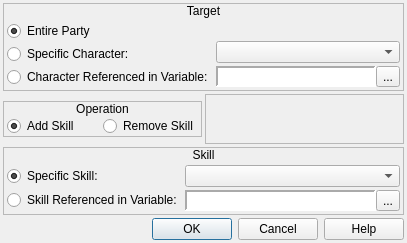
<?xml version="1.0" encoding="UTF-8"?>
<ui version="4.0">
 <class>ConfigureEvent_ChangeSkills</class>
 <widget class="QDialog" name="ConfigureEvent_ChangeSkills">
  <property name="geometry">
   <rect>
    <x>0</x>
    <y>0</y>
    <width>407</width>
    <height>243</height>
   </rect>
  </property>
  <property name="windowTitle">
   <string>Change Skills</string>
  </property>
  <property name="windowIcon">
   <iconset resource="gui_icons.qrc">
    <normaloff>:/icons/openrpgmaker.png</normaloff>:/icons/openrpgmaker.png</iconset>
  </property>
  <property name="styleSheet">
   <string notr="true">.QFrame
{
	border-width: 1px;
	border-style: solid;
	border-color: palette(window-text);
}

.QFrame&gt;QLabel
{
	border-width: 0px;
	background-color: palette(window-text);
	color: palette(window);
	font-weight: bold;
}

.QFrame&gt;QCheckBox
{
	background-color: palette(window-text);
	border-width: 0px;
	border-style: none;
	color: palette(window);
	spacing: 3px;
	font-weight: bold;
	padding: 0px 0px 0px 3px;
}

.QFrame&gt;QCheckBox::indicator
{
	min-width: 8px;
	max-width: 8px;
	min-height: 8px;
	max-height: 8px;
	width: 8px;
	height: 8px;
	border-width: 2px;
	border-radius: 0px;
	border-style: ridge;
	border-color: palette(mid);
}

.QFrame&gt;QCheckBox::indicator:unchecked
{
	background-color: palette(base);
}

.QFrame&gt;QCheckBox::indicator:checked
{
	background-color: palette(window-text);
}

.QFrame&gt;QCheckBox::indicator:hover
{
	border-color: palette(highlight);
}</string>
  </property>
  <layout class="QVBoxLayout" name="verticalLayout_7">
   <property name="spacing">
    <number>3</number>
   </property>
   <property name="margin">
    <number>3</number>
   </property>
   <item>
    <widget class="QFrame" name="frame">
     <property name="sizePolicy">
      <sizepolicy hsizetype="Preferred" vsizetype="Fixed">
       <horstretch>0</horstretch>
       <verstretch>0</verstretch>
      </sizepolicy>
     </property>
     <property name="frameShape">
      <enum>QFrame::StyledPanel</enum>
     </property>
     <property name="frameShadow">
      <enum>QFrame::Raised</enum>
     </property>
     <layout class="QVBoxLayout" name="verticalLayout">
      <property name="spacing">
       <number>0</number>
      </property>
      <property name="margin">
       <number>0</number>
      </property>
      <item>
       <widget class="QLabel" name="label">
        <property name="sizePolicy">
         <sizepolicy hsizetype="Preferred" vsizetype="Fixed">
          <horstretch>0</horstretch>
          <verstretch>0</verstretch>
         </sizepolicy>
        </property>
        <property name="text">
         <string>Target</string>
        </property>
        <property name="alignment">
         <set>Qt::AlignCenter</set>
        </property>
       </widget>
      </item>
      <item>
       <widget class="QWidget" name="widget" native="true">
        <layout class="QHBoxLayout" name="horizontalLayout">
         <property name="spacing">
          <number>3</number>
         </property>
         <property name="margin">
          <number>3</number>
         </property>
         <item>
          <widget class="QWidget" name="widget_11" native="true">
           <layout class="QVBoxLayout" name="verticalLayout_2">
            <property name="spacing">
             <number>3</number>
            </property>
            <property name="margin">
             <number>0</number>
            </property>
            <item>
             <widget class="QRadioButton" name="rbEntireParty">
              <property name="text">
               <string>Entire Party</string>
              </property>
              <property name="checked">
               <bool>true</bool>
              </property>
             </widget>
            </item>
            <item>
             <widget class="QRadioButton" name="rbSpecificCharacter">
              <property name="text">
               <string>Specific Character:</string>
              </property>
             </widget>
            </item>
            <item>
             <widget class="QRadioButton" name="rbReferencedCharacter">
              <property name="text">
               <string>Character Referenced in Variable:</string>
              </property>
             </widget>
            </item>
           </layout>
          </widget>
         </item>
         <item>
          <widget class="QWidget" name="widget_2" native="true">
           <layout class="QVBoxLayout" name="verticalLayout_3">
            <property name="spacing">
             <number>3</number>
            </property>
            <property name="margin">
             <number>0</number>
            </property>
            <item>
             <widget class="QWidget" name="widget_3" native="true"/>
            </item>
            <item>
             <widget class="QComboBox" name="cboxCharacters"/>
            </item>
            <item>
             <widget class="QWidget" name="wCharacterVariable" native="true">
              <layout class="QHBoxLayout" name="horizontalLayout_36">
               <property name="spacing">
                <number>0</number>
               </property>
               <property name="margin">
                <number>0</number>
               </property>
               <item>
                <widget class="QLabel" name="lblCharacterVariable">
                 <property name="sizePolicy">
                  <sizepolicy hsizetype="Preferred" vsizetype="Preferred">
                   <horstretch>0</horstretch>
                   <verstretch>0</verstretch>
                  </sizepolicy>
                 </property>
                 <property name="minimumSize">
                  <size>
                   <width>150</width>
                   <height>0</height>
                  </size>
                 </property>
                 <property name="font">
                  <font>
                   <family>Monospace</family>
                  </font>
                 </property>
                 <property name="styleSheet">
                  <string notr="true">background-color: palette(base);</string>
                 </property>
                 <property name="frameShape">
                  <enum>QFrame::Panel</enum>
                 </property>
                 <property name="frameShadow">
                  <enum>QFrame::Sunken</enum>
                 </property>
                 <property name="lineWidth">
                  <number>2</number>
                 </property>
                 <property name="text">
                  <string/>
                 </property>
                </widget>
               </item>
               <item>
                <widget class="QToolButton" name="bBrowseCharacterVariables">
                 <property name="text">
                  <string>...</string>
                 </property>
                 <property name="icon">
                  <iconset resource="gui_icons.qrc">
                   <normaloff>:/icons/fileopen.png</normaloff>:/icons/fileopen.png</iconset>
                 </property>
                </widget>
               </item>
              </layout>
             </widget>
            </item>
           </layout>
          </widget>
         </item>
        </layout>
       </widget>
      </item>
     </layout>
    </widget>
   </item>
   <item>
    <widget class="QWidget" name="widget_8" native="true">
     <layout class="QHBoxLayout" name="horizontalLayout_4">
      <property name="spacing">
       <number>3</number>
      </property>
      <property name="margin">
       <number>0</number>
      </property>
      <item>
       <widget class="QFrame" name="frame_3">
        <property name="sizePolicy">
         <sizepolicy hsizetype="Preferred" vsizetype="Fixed">
          <horstretch>0</horstretch>
          <verstretch>0</verstretch>
         </sizepolicy>
        </property>
        <property name="frameShape">
         <enum>QFrame::StyledPanel</enum>
        </property>
        <property name="frameShadow">
         <enum>QFrame::Raised</enum>
        </property>
        <layout class="QVBoxLayout" name="verticalLayout_8">
         <property name="spacing">
          <number>0</number>
         </property>
         <property name="margin">
          <number>0</number>
         </property>
         <item>
          <widget class="QLabel" name="label_3">
           <property name="sizePolicy">
            <sizepolicy hsizetype="Preferred" vsizetype="Fixed">
             <horstretch>0</horstretch>
             <verstretch>0</verstretch>
            </sizepolicy>
           </property>
           <property name="text">
            <string>Operation</string>
           </property>
           <property name="alignment">
            <set>Qt::AlignCenter</set>
           </property>
          </widget>
         </item>
         <item>
          <widget class="QWidget" name="widget_4" native="true">
           <layout class="QHBoxLayout" name="horizontalLayout_2">
            <property name="spacing">
             <number>3</number>
            </property>
            <property name="leftMargin">
             <number>3</number>
            </property>
            <property name="topMargin">
             <number>0</number>
            </property>
            <property name="rightMargin">
             <number>3</number>
            </property>
            <property name="bottomMargin">
             <number>0</number>
            </property>
            <item>
             <widget class="QRadioButton" name="rbAddSkill">
              <property name="text">
               <string>Add Skill</string>
              </property>
              <property name="checked">
               <bool>true</bool>
              </property>
             </widget>
            </item>
            <item>
             <widget class="QRadioButton" name="rbRemoveSkill">
              <property name="text">
               <string>Remove Skill</string>
              </property>
             </widget>
            </item>
           </layout>
          </widget>
         </item>
        </layout>
       </widget>
      </item>
      <item>
       <widget class="QFrame" name="frame_4">
        <property name="frameShape">
         <enum>QFrame::StyledPanel</enum>
        </property>
        <property name="frameShadow">
         <enum>QFrame::Raised</enum>
        </property>
       </widget>
      </item>
     </layout>
    </widget>
   </item>
   <item>
    <widget class="QFrame" name="frame_2">
     <property name="frameShape">
      <enum>QFrame::StyledPanel</enum>
     </property>
     <property name="frameShadow">
      <enum>QFrame::Raised</enum>
     </property>
     <layout class="QVBoxLayout" name="verticalLayout_4">
      <property name="spacing">
       <number>0</number>
      </property>
      <property name="margin">
       <number>0</number>
      </property>
      <item>
       <widget class="QLabel" name="label_2">
        <property name="sizePolicy">
         <sizepolicy hsizetype="Preferred" vsizetype="Fixed">
          <horstretch>0</horstretch>
          <verstretch>0</verstretch>
         </sizepolicy>
        </property>
        <property name="text">
         <string>Skill</string>
        </property>
        <property name="alignment">
         <set>Qt::AlignCenter</set>
        </property>
       </widget>
      </item>
      <item>
       <widget class="QWidget" name="widget_5" native="true">
        <layout class="QHBoxLayout" name="horizontalLayout_3">
         <property name="spacing">
          <number>3</number>
         </property>
         <property name="margin">
          <number>3</number>
         </property>
         <item>
          <widget class="QWidget" name="widget_6" native="true">
           <property name="sizePolicy">
            <sizepolicy hsizetype="Fixed" vsizetype="Preferred">
             <horstretch>0</horstretch>
             <verstretch>0</verstretch>
            </sizepolicy>
           </property>
           <layout class="QVBoxLayout" name="verticalLayout_5">
            <property name="spacing">
             <number>3</number>
            </property>
            <property name="margin">
             <number>0</number>
            </property>
            <item>
             <widget class="QRadioButton" name="rbSpecificSkill">
              <property name="sizePolicy">
               <sizepolicy hsizetype="Fixed" vsizetype="Fixed">
                <horstretch>0</horstretch>
                <verstretch>0</verstretch>
               </sizepolicy>
              </property>
              <property name="text">
               <string>Specific Skill:</string>
              </property>
              <property name="checked">
               <bool>true</bool>
              </property>
             </widget>
            </item>
            <item>
             <widget class="QRadioButton" name="rbReferencedSkill">
              <property name="sizePolicy">
               <sizepolicy hsizetype="Fixed" vsizetype="Fixed">
                <horstretch>0</horstretch>
                <verstretch>0</verstretch>
               </sizepolicy>
              </property>
              <property name="text">
               <string>Skill Referenced in Variable:</string>
              </property>
             </widget>
            </item>
           </layout>
          </widget>
         </item>
         <item>
          <widget class="QWidget" name="widget_7" native="true">
           <layout class="QVBoxLayout" name="verticalLayout_6">
            <property name="spacing">
             <number>3</number>
            </property>
            <property name="margin">
             <number>0</number>
            </property>
            <item>
             <widget class="QComboBox" name="cboxSkills"/>
            </item>
            <item>
             <widget class="QWidget" name="wSkillVariable" native="true">
              <layout class="QHBoxLayout" name="horizontalLayout_37">
               <property name="spacing">
                <number>0</number>
               </property>
               <property name="margin">
                <number>0</number>
               </property>
               <item>
                <widget class="QLabel" name="lblSkillVariable">
                 <property name="sizePolicy">
                  <sizepolicy hsizetype="Preferred" vsizetype="Preferred">
                   <horstretch>0</horstretch>
                   <verstretch>0</verstretch>
                  </sizepolicy>
                 </property>
                 <property name="minimumSize">
                  <size>
                   <width>150</width>
                   <height>0</height>
                  </size>
                 </property>
                 <property name="font">
                  <font>
                   <family>Monospace</family>
                  </font>
                 </property>
                 <property name="styleSheet">
                  <string notr="true">background-color: palette(base);</string>
                 </property>
                 <property name="frameShape">
                  <enum>QFrame::Panel</enum>
                 </property>
                 <property name="frameShadow">
                  <enum>QFrame::Sunken</enum>
                 </property>
                 <property name="lineWidth">
                  <number>2</number>
                 </property>
                 <property name="text">
                  <string/>
                 </property>
                </widget>
               </item>
               <item>
                <widget class="QToolButton" name="bBrowseSkillVariables">
                 <property name="text">
                  <string>...</string>
                 </property>
                 <property name="icon">
                  <iconset resource="gui_icons.qrc">
                   <normaloff>:/icons/fileopen.png</normaloff>:/icons/fileopen.png</iconset>
                 </property>
                </widget>
               </item>
              </layout>
             </widget>
            </item>
           </layout>
          </widget>
         </item>
        </layout>
       </widget>
      </item>
     </layout>
    </widget>
   </item>
   <item>
    <widget class="QDialogButtonBox" name="buttonBox">
     <property name="orientation">
      <enum>Qt::Horizontal</enum>
     </property>
     <property name="standardButtons">
      <set>QDialogButtonBox::Cancel|QDialogButtonBox::Help|QDialogButtonBox::Ok</set>
     </property>
    </widget>
   </item>
  </layout>
 </widget>
 <resources>
  <include location="gui_icons.qrc"/>
 </resources>
 <connections>
  <connection>
   <sender>buttonBox</sender>
   <signal>accepted()</signal>
   <receiver>ConfigureEvent_ChangeSkills</receiver>
   <slot>accept()</slot>
   <hints>
    <hint type="sourcelabel">
     <x>248</x>
     <y>254</y>
    </hint>
    <hint type="destinationlabel">
     <x>157</x>
     <y>274</y>
    </hint>
   </hints>
  </connection>
  <connection>
   <sender>buttonBox</sender>
   <signal>rejected()</signal>
   <receiver>ConfigureEvent_ChangeSkills</receiver>
   <slot>reject()</slot>
   <hints>
    <hint type="sourcelabel">
     <x>316</x>
     <y>260</y>
    </hint>
    <hint type="destinationlabel">
     <x>286</x>
     <y>274</y>
    </hint>
   </hints>
  </connection>
 </connections>
</ui>
